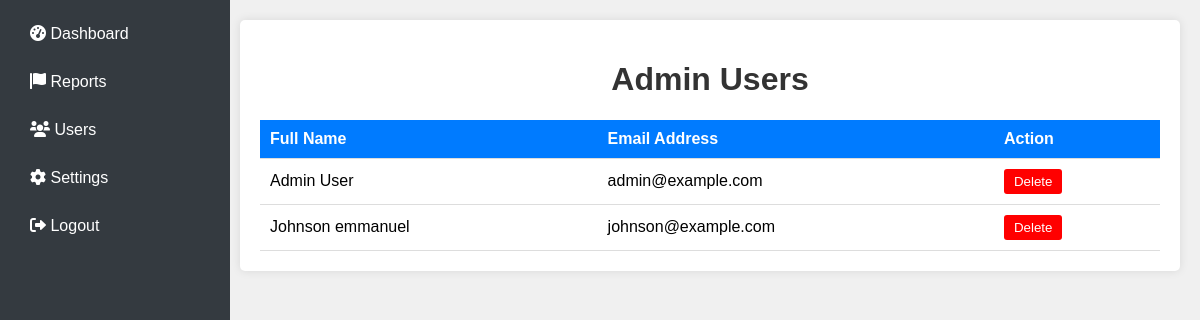
Page /admin_users (signed in) on the committed database.
### app.py (models this page shows)
class User(UserMixin, db.Model):
    id = db.Column(db.Integer, primary_key=True)
    fullname = db.Column(db.String(100), nullable=False)
    email = db.Column(db.String(100), unique=True, nullable=False)
    password = db.Column(db.String(100), nullable=False)
    is_admin = db.Column(db.Boolean, default=False)
    reports = db.relationship('Report', backref='user', lazy=True)

### app.py (the view)
@app.route('/admin_users')
def admin_users():
    if 'user_id' not in session:
        return redirect(url_for('login'))
    user_id = session['user_id']
    current_user = User.query.get(user_id)
    if not current_user.is_admin:
        return redirect(url_for('login'))
    users = User.query.order_by(User.fullname).all()
    return render_template('admin_users.html', users=users)

### templates/admin_users.html (shortened to what this page needs)
<!DOCTYPE html>
<html lang="en">
<head>
    <link rel="stylesheet" href="https://cdnjs.cloudflare.com/ajax/libs/font-awesome/6.0.0-beta3/css/all.min.css">
</head>
<body>
    <div class="sidebar">
        <a href="{{ url_for('admin_dashboard') }}"><i class="fas fa-tachometer-alt"></i> Dashboard</a>
        <a href="{{ url_for('admin_reports') }}"><i class="fas fa-flag"></i> Reports</a>
        <a href="{{ url_for('admin_users') }}"><i class="fas fa-users"></i> Users</a>
        <a href="{{ url_for('admin_settings') }}"><i class="fas fa-cog"></i> Settings</a>
        <a href="{{ url_for('logout') }}"><i class="fas fa-sign-out-alt"></i> Logout</a>
    </div>
    <div class="main-content">
        <div class="container">
            <h1>Admin Users</h1>
            <table>
                <thead>
                    <tr>
                        <th>Full Name</th>
                        <th>Email Address</th>
                        <th>Action</th>
                    </tr>
                </thead>
                <tbody>
                    {% for user in users %}
                    <tr>
                        <td>{{ user.fullname }}</td>
                        <td>{{ user.email }}</td>
                        <td>
                            <form action="{{ url_for('delete_user', user_id=user.id) }}" method="post" style="display:inline;">
                                <button type="submit" class="btn-danger">Delete</button>
                            </form>
                        </td>
                    </tr>
                    {% endfor %}
                </tbody>
            </table>
        </div>
    </div>
</body>
</html>

### templates/admin_users.html (style rules this page uses)
body { font-family: Arial, sans-serif; background-color: #f0f0f0; margin: 0; padding: 0; display: flex; }
.sidebar { width: 200px; background-color: #343a40; padding: 15px; height: 100vh; position: fixed; }
.sidebar a { color: white; display: block; padding: 10px 15px; text-decoration: none; margin-bottom: 10px; border-radius: 5px; }
.main-content { margin-left: 220px; padding: 20px; width: calc(100% - 220px); }
.container { background-color: #fff; padding: 20px; border-radius: 5px; box-shadow: 0 0 10px rgba(0, 0, 0, 0.1); }
h1 { text-align: center; color: #333; }
table { width: 100%; border-collapse: collapse; margin-top: 20px; }
th, td { padding: 10px; border-bottom: 1px solid #ddd; text-align: left; }
th { background-color: #007bff; color: #fff; }
.btn-danger { background-color: red; color: white; padding: 5px 10px; border: none; border-radius: 3px; cursor: pointer; transition: background-color 0.3s; }

### rows in the picture
User: fullname "Admin User", email "admin@example.com"
User: fullname "Johnson emmanuel", email "johnson@example.com"
